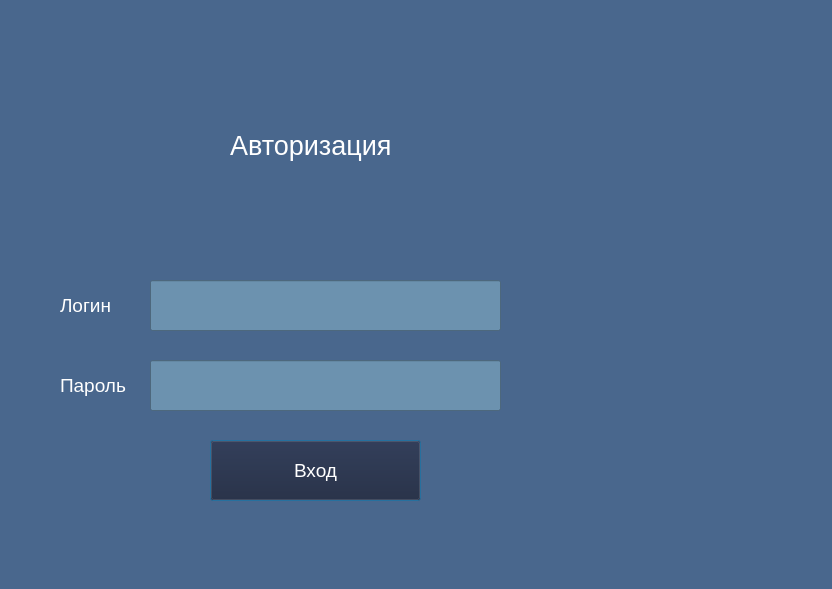
<?xml version="1.0" encoding="UTF-8"?>
<ui version="4.0">
 <class>ChoiceLibrarian</class>
 <widget class="QDialog" name="ChoiceLibrarian">
  <property name="geometry">
   <rect>
    <x>0</x>
    <y>0</y>
    <width>832</width>
    <height>589</height>
   </rect>
  </property>
  <property name="windowTitle">
   <string>Dialog</string>
  </property>
  <property name="styleSheet">
   <string notr="true">QDialog {
            background-color: #49678D;
        }</string>
  </property>
  <widget class="QLineEdit" name="lineEdit">
   <property name="geometry">
    <rect>
     <x>150</x>
     <y>280</y>
     <width>351</width>
     <height>51</height>
    </rect>
   </property>
   <property name="styleSheet">
    <string notr="true">QLineEdit {
            background-color:  #6C92AF;
color: white;

        }</string>
   </property>
  </widget>
  <widget class="QPushButton" name="pushButton">
   <property name="geometry">
    <rect>
     <x>210</x>
     <y>440</y>
     <width>211</width>
     <height>61</height>
    </rect>
   </property>
   <property name="font">
    <font>
     <pointsize>14</pointsize>
    </font>
   </property>
   <property name="styleSheet">
    <string notr="true">QPushButton {
            background-color:  #1D1E33;

color: white;

        }</string>
   </property>
   <property name="text">
    <string>Вход</string>
   </property>
  </widget>
  <widget class="QLineEdit" name="lineEdit_2">
   <property name="geometry">
    <rect>
     <x>150</x>
     <y>360</y>
     <width>351</width>
     <height>51</height>
    </rect>
   </property>
   <property name="styleSheet">
    <string notr="true">QLineEdit {
            background-color:  #6C92AF;
color: white;

        }</string>
   </property>
  </widget>
  <widget class="QLabel" name="label">
   <property name="geometry">
    <rect>
     <x>230</x>
     <y>120</y>
     <width>221</width>
     <height>51</height>
    </rect>
   </property>
   <property name="font">
    <font>
     <pointsize>20</pointsize>
    </font>
   </property>
   <property name="styleSheet">
    <string notr="true">QLabel{
color: white;
}</string>
   </property>
   <property name="text">
    <string>Авторизация</string>
   </property>
  </widget>
  <widget class="QLabel" name="label_2">
   <property name="geometry">
    <rect>
     <x>60</x>
     <y>280</y>
     <width>151</width>
     <height>51</height>
    </rect>
   </property>
   <property name="font">
    <font>
     <pointsize>14</pointsize>
    </font>
   </property>
   <property name="styleSheet">
    <string notr="true">QLabel{
color: white;
}</string>
   </property>
   <property name="text">
    <string>Логин</string>
   </property>
  </widget>
  <widget class="QLabel" name="label_3">
   <property name="geometry">
    <rect>
     <x>60</x>
     <y>360</y>
     <width>161</width>
     <height>51</height>
    </rect>
   </property>
   <property name="font">
    <font>
     <pointsize>14</pointsize>
    </font>
   </property>
   <property name="styleSheet">
    <string notr="true">QLabel{
color: white;
}</string>
   </property>
   <property name="text">
    <string>Пароль</string>
   </property>
  </widget>
  <widget class="QLabel" name="label_4">
   <property name="geometry">
    <rect>
     <x>260</x>
     <y>170</y>
     <width>131</width>
     <height>101</height>
    </rect>
   </property>
   <property name="text">
    <string/>
   </property>
  </widget>
 </widget>
 <resources/>
 <connections/>
</ui>
